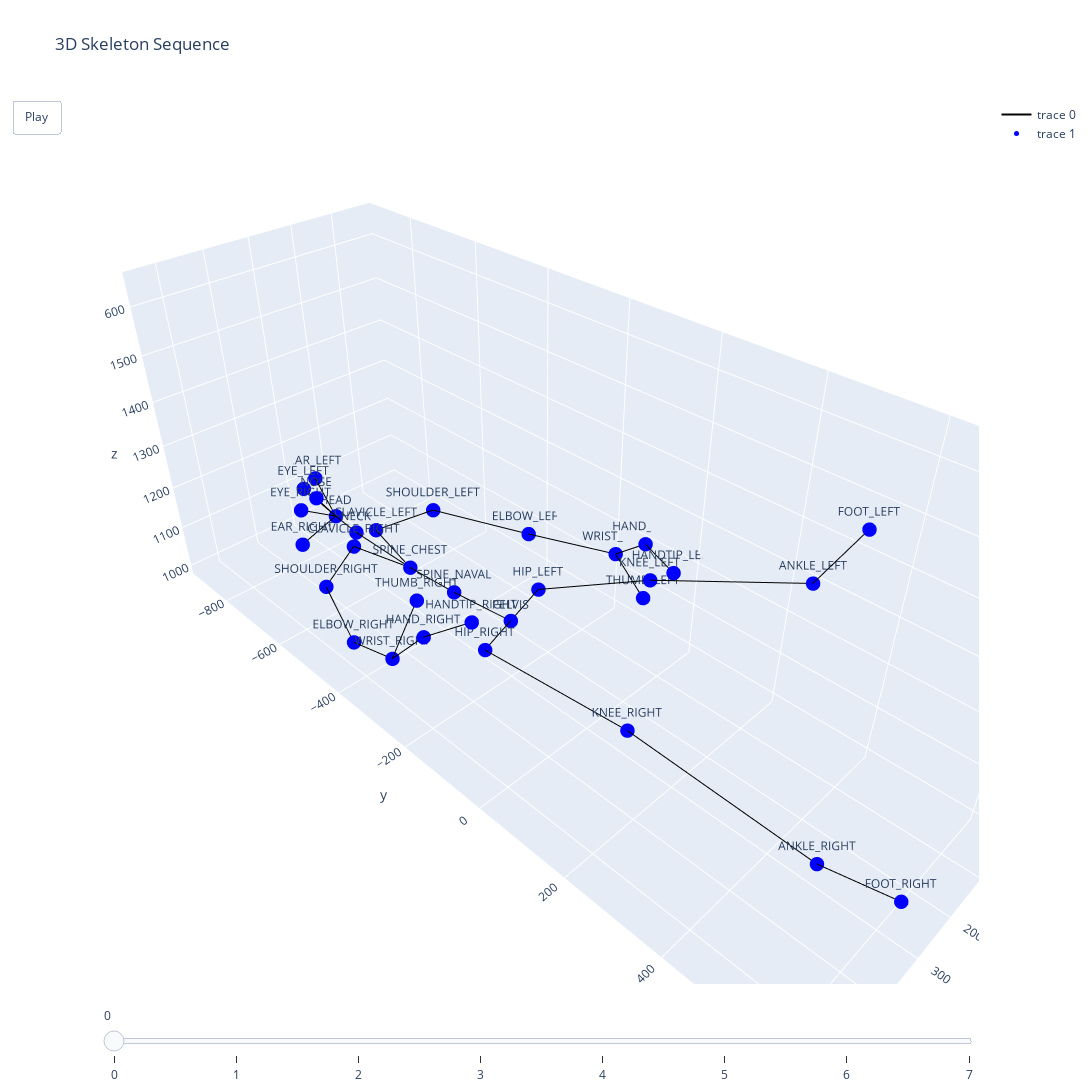

Notebook code cell kept with this figure:
### Code cell
import plotly.graph_objs as go
from plotly.subplots import make_subplots

def plot_sequence_with_slider(sequence, joints, edges):
    frames = []
    for i, data in enumerate(sequence):
        node_pos = data.x.tolist()

        # Node coords
        x_coords = [p[0] for p in node_pos]
        y_coords = [p[1] for p in node_pos]
        z_coords = [p[2] for p in node_pos]

        # Edges
        edge_x, edge_y, edge_z = [], [], []
        for e0, e1 in edges.t().tolist():
            x0, y0, z0 = node_pos[e0]
            x1, y1, z1 = node_pos[e1]
            edge_x += [x0, x1, None]
            edge_y += [y0, y1, None]
            edge_z += [z0, z1, None]

        # Create frame
        frames.append(go.Frame(
            data=[
                go.Scatter3d(x=edge_x, y=edge_y, z=edge_z, mode='lines', line=dict(color='black', width=2)),
                go.Scatter3d(x=x_coords, y=y_coords, z=z_coords, mode='markers+text',
                             text=joints, marker=dict(size=5, color='blue'))
            ],
            name=f'Frame {i}'
        ))

    # Base frame layout
    layout = layout = go.Layout(
    title="3D Skeleton Sequence",
    width=1600,  # Wider
    height=1100,  # Taller
    scene=dict(aspectmode='data'),
    updatemenus=[dict(
        type='buttons', showactive=False,
        buttons=[dict(label='Play',
                      method='animate',
                      args=[None, dict(frame=dict(duration=300, redraw=True),
                                       fromcurrent=True)])]
    )],
    sliders=[dict(steps=[
        dict(method='animate', args=[[f'Frame {i}'], dict(mode='immediate')], label=f'{i}')
        for i in range(len(frames))
    ])])


    fig = go.Figure(frames=frames, layout=layout)
    fig.add_trace(frames[0].data[0])
    fig.add_trace(frames[0].data[1])
    fig.show()
    
    
# Get 1 sequence from temporal dataset
sequence, label = train_temporal_dataset[0]

# Use the same joints and edges from your earlier code
plot_sequence_with_slider(sequence, joints, edges)

### Figure 1 — Plotly figure (JSON) as saved in the notebook; plotly's stock layout.template omitted (floating-point values rounded to 4 significant figures)
{"data": [{"line": {"color": "black", "width": 2}, "mode": "lines", "type": "scatter3d", "x": [297.4, 275.6, null, 304.0, 263.1, null, 275.6, 351.3, null, 263.1, 227.2, null, 351.3, 335.6, null, 227.2, 183.2, null, 335.6, 263.3, null, 183.2, 263.3, null, 263.3, 264.6, null, 264.6, 270.2, null, 270.2, 292.3, null, 270.2, 230.6, null, 292.3, 403.7, null, 230.6, 112.3, null, 403.7, 504.0, null, 112.3, 59.2, null, 504.0, 549.4, null, 59.2, 22.33, null, 549.4, 524.8, null, 22.33, 17.3, null, 524.8, 480.5, null, 17.3, 49.75, null, 549.4, 497.2, null, 22.33, 66.24, null, 270.2, 260.0, null, 260.0, 259.1, null, 259.1, 339.0, null, 259.1, 335.3, null, 259.1, 256.2, null, 259.1, 364.3, null, 259.1, 351.8, null], "y": [621.3, 475.1, null, 456.2, 373.9, null, 475.1, 135.9, null, 373.9, 64.32, null, 135.9, -235.2, null, 64.32, -243.7, null, -235.2, -239.2, null, -243.7, -239.2, null, -239.2, -405.8, null, -405.8, -539.9, null, -539.9, -710.5, null, -539.9, -709.0, null, -710.5, -662.8, null, -709.0, -650.2, null, -662.8, -423.1, null, -650.2, -397.7, null, -423.1, -234.5, null, -397.7, -185.8, null, -234.5, -172.8, null, -185.8, -115.7, null, -172.8, -99.03, null, -115.7, -19.35, null, -234.5, -220.5, null, -185.8, -74.17, null, -539.9, -743.5, null, -743.5, -820.0, null, -820.0, -759.3, null, -820.0, -811.7, null, -820.0, -890.0, null, -820.0, -786.2, null, -820.0, -824.7, null], "z": [1065.0, 997.8, null, 1647.0, 1496.0, null, 997.8, 1106.0, null, 1496.0, 1316.0, null, 1106.0, 1045.0, null, 1316.0, 1103.0, null, 1045.0, 1073.0, null, 1103.0, 1073.0, null, 1073.0, 1052.0, null, 1052.0, 1047.0, null, 1047.0, 1027.0, null, 1047.0, 1041.0, null, 1027.0, 1002.0, null, 1041.0, 1067.0, null, 1002.0, 1053.0, null, 1067.0, 1099.0, null, 1053.0, 1157.0, null, 1099.0, 1137.0, null, 1157.0, 1228.0, null, 1137.0, 1194.0, null, 1228.0, 1278.0, null, 1194.0, 1192.0, null, 1157.0, 1265.0, null, 1137.0, 1111.0, null, 1047.0, 1033.0, null, 1033.0, 1039.0, null, 1039.0, 1152.0, null, 1039.0, 1151.0, null, 1039.0, 1109.0, null, 1039.0, 1121.0, null, 1039.0, 1004.0, null]}, {"marker": {"color": "blue", "size": 5}, "mode": "markers+text", "text": ["FOOT_RIGHT", "FOOT_LEFT", "ANKLE_RIGHT", "ANKLE_LEFT", "KNEE_RIGHT", "KNEE_LEFT", "HIP_RIGHT", "HIP_LEFT", "PELVIS", "SPINE_NAVAL", "SPINE_CHEST", "CLAVICLE_RIGHT", "CLAVICLE_LEFT", "SHOULDER_RIGHT", "SHOULDER_LEFT", "ELBOW_RIGHT", "ELBOW_LEFT", "WRIST_RIGHT", "WRIST_LEFT", "HAND_RIGHT", "HAND_LEFT", "HANDTIP_RIGHT", "HANDTIP_LEFT", "THUMB_RIGHT", "THUMB_LEFT", "NECK", "HEAD", "NOSE", "EYE_LEFT", "EAR_LEFT", "EYE_RIGHT", "EAR_RIGHT"], "type": "scatter3d", "x": [297.4, 304.0, 275.6, 263.1, 351.3, 227.2, 335.6, 183.2, 263.3, 264.6, 270.2, 292.3, 230.6, 403.7, 112.3, 504.0, 59.2, 549.4, 22.33, 524.8, 17.3, 480.5, 49.75, 497.2, 66.24, 260.0, 259.1, 339.0, 335.3, 256.2, 364.3, 351.8], "y": [621.3, 456.2, 475.1, 373.9, 135.9, 64.32, -235.2, -243.7, -239.2, -405.8, -539.9, -710.5, -709.0, -662.8, -650.2, -423.1, -397.7, -234.5, -185.8, -172.8, -115.7, -99.03, -19.35, -220.5, -74.17, -743.5, -820.0, -759.3, -811.7, -890.0, -786.2, -824.7], "z": [1065.0, 1647.0, 997.8, 1496.0, 1106.0, 1316.0, 1045.0, 1103.0, 1073.0, 1052.0, 1047.0, 1027.0, 1041.0, 1002.0, 1067.0, 1053.0, 1099.0, 1157.0, 1137.0, 1228.0, 1194.0, 1278.0, 1192.0, 1265.0, 1111.0, 1033.0, 1039.0, 1152.0, 1151.0, 1109.0, 1121.0, 1004.0]}], "layout": {"height": 1100, "scene": {"aspectmode": "data"}, "sliders": [{"steps": [{"args": [["Frame 0"], {"mode": "immediate"}], "label": "0", "method": "animate"}, {"args": [["Frame 1"], {"mode": "immediate"}], "label": "1", "method": "animate"}, {"args": [["Frame 2"], {"mode": "immediate"}], "label": "2", "method": "animate"}, {"args": [["Frame 3"], {"mode": "immediate"}], "label": "3", "method": "animate"}, {"args": [["Frame 4"], {"mode": "immediate"}], "label": "4", "method": "animate"}, {"args": [["Frame 5"], {"mode": "immediate"}], "label": "5", "method": "animate"}, {"args": [["Frame 6"], {"mode": "immediate"}], "label": "6", "method": "animate"}, {"args": [["Frame 7"], {"mode": "immediate"}], "label": "7", "method": "animate"}]}], "title": {"text": "3D Skeleton Sequence"}, "updatemenus": [{"buttons": [{"args": [null, {"frame": {"duration": 300, "redraw": true}, "fromcurrent": true}], "label": "Play", "method": "animate"}], "showactive": false, "type": "buttons"}], "width": 1600}}
